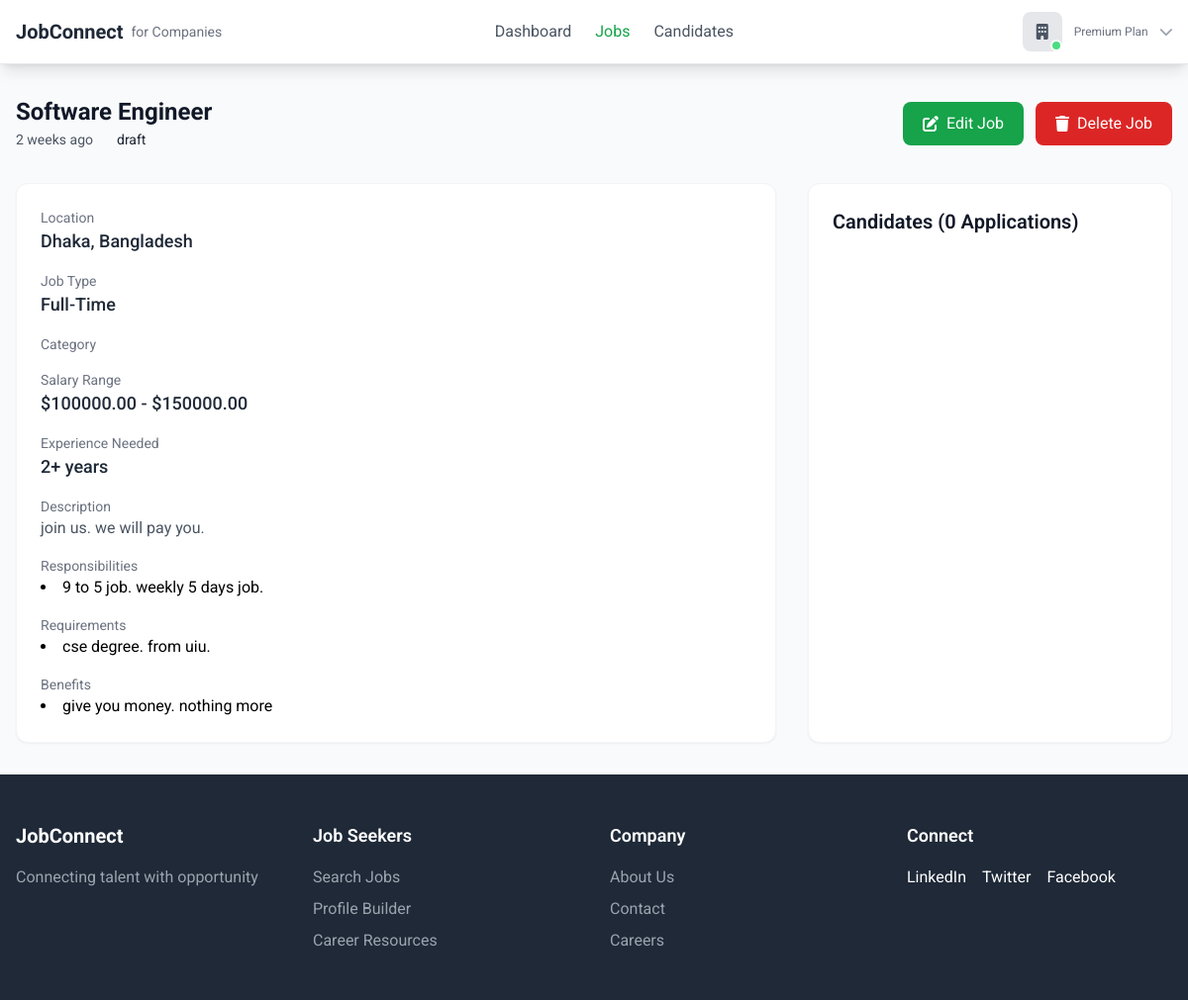
The page /company/jobs/view/1/ on the database as committed earlier.
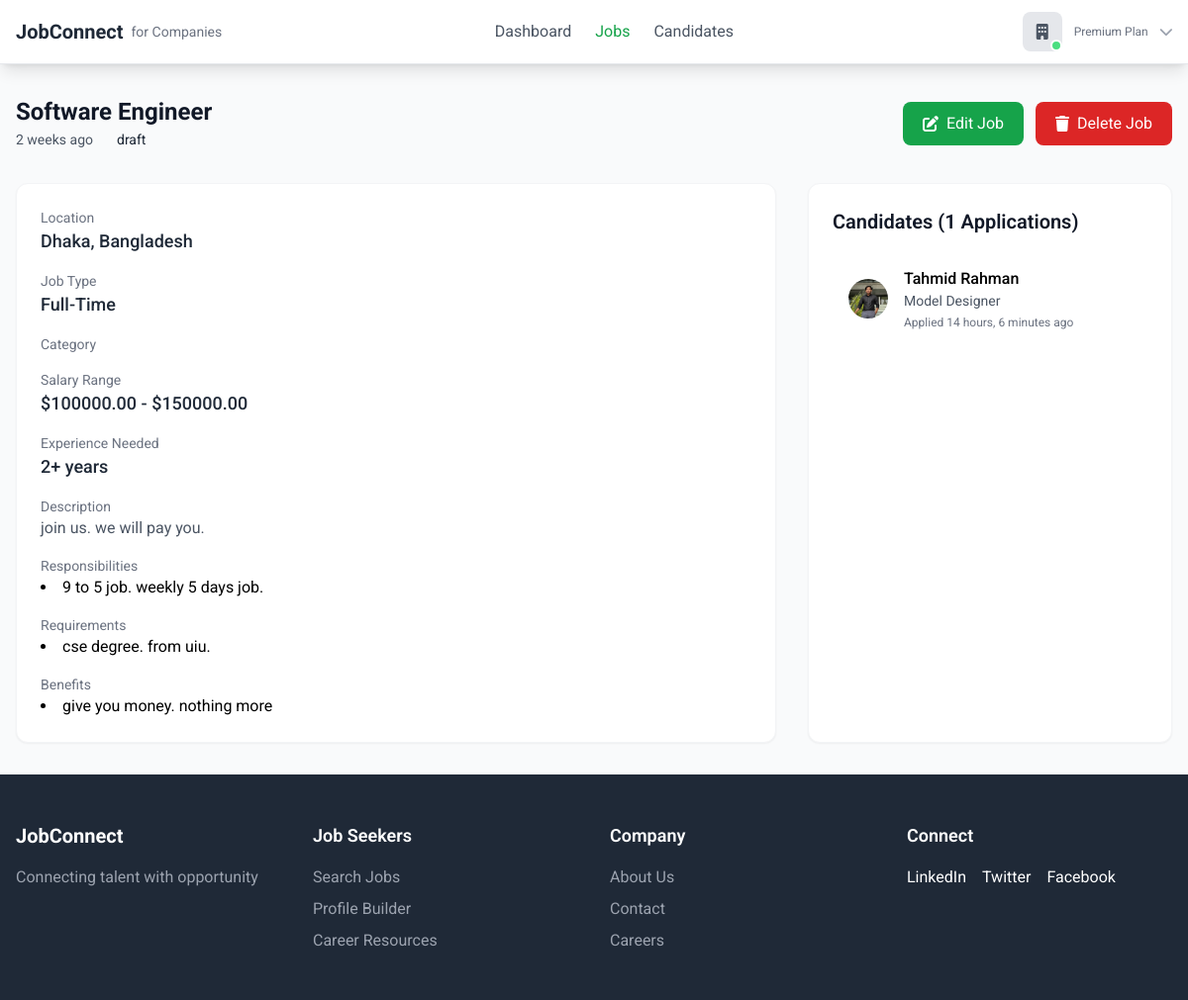
The same page on the database as committed later.
### employer/models.py (models this page shows, shortened)
class Job(models.Model):
    JOB_TYPE_CHOICES = [
        ('Full-Time', 'Full-Time'),
        ('Part-Time', 'Part-Time'),
        ('Contract', 'Contract'),
        ('Internship', 'Internship')
    ]
    STATUS_CHOICES = [
        ('Active', 'Active'),
        ('Draft', 'Draft'),
        ('Closed', 'Closed'),
    ]
    CATEGORY_CHOICES = [
        ('engineering', 'Engineering'),
        ('design', 'Design'),
        ('marketing', 'Marketing'),
    ]
    job_id = models.AutoField(primary_key=True)
    title = models.CharField(max_length=255)
    company = models.ForeignKey('Company', on_delete=models.CASCADE)
    location = models.CharField(max_length=255)
    job_type = models.CharField(max_length=20, choices=JOB_TYPE_CHOICES)
    posted_date = models.DateTimeField(auto_now_add=True)
    salary_min = models.DecimalField(max_digits=10, decimal_places=2)
    salary_max = models.DecimalField(max_digits=10, decimal_places=2)
    applications = models.IntegerField(default=0)
    exp_need = models.IntegerField(default=0)
    description = models.TextField()
    responsibilities = models.TextField()
    requirements = models.TextField()
    benefits = models.TextField()
    status = models.CharField(max_length=10, choices=STATUS_CHOICES, default='Draft')
    category = models.CharField(max_length=20, choices=CATEGORY_CHOICES)

class JobApplication(models.Model):
    application_id = models.AutoField(primary_key=True)
    job = models.ForeignKey('Job', on_delete=models.CASCADE)
    applicant = models.ForeignKey('jobseeker.Profile', on_delete=models.CASCADE)
    resume = models.FileField(upload_to='resumes/', null=True, blank=True)
    applied_date = models.DateTimeField(auto_now_add=True)

### jobseeker/models.py (models this page shows, shortened)
class Profile(models.Model):
    user = models.OneToOneField(CustomUser, on_delete=models.CASCADE, related_name='profile')
    profile_id = models.AutoField(primary_key=True)
    profile_picture = models.ImageField(upload_to='profile_pics/', blank=True, null=True,default='profile_pics/profile_1.png')
    first_name = models.CharField(max_length=50, blank=True, null=True)
    last_name = models.CharField(max_length=50, blank=True, null=True)
    job_title = models.CharField(max_length=100, blank=True, null=True)
    location = models.CharField(max_length=100, blank=True, null=True)
    about_me = models.TextField( blank=True, null=True)

### employer/views.py (the view)
# urls.py: path('jobs/view/<int:job_id>/', view_job, name='view_job'),
def view_job(request, job_id):
    job = get_object_or_404(Job, job_id=job_id)
    apl_cont = JobApplication.objects.filter(job=job).count()
    applicant = JobApplication.objects.filter(job=job).select_related('applicant').order_by('-applied_date')
    res_list = job.responsibilities.split("\n")
    req_list = job.requirements.split("\n")
    ben_list = job.benefits.split("\n")
    return render(request, 'employee/cmp_job_details.html',
                  {'job': job,'res_list':res_list,'req_list':req_list,
                   'apl_cont':apl_cont,'ben_list':ben_list,'cand_list':applicant})

### static/templates/employee/cmp_job_details.html (shortened to what the changed rows need)
{% extends 'base.html' %}
{% block content %}
<div class="max-w-7xl mx-auto px-4 py-8">
    <div class="flex flex-col md:flex-row justify-between items-start md:items-center mb-8">
        <div class="mb-4 md:mb-0">
            <h1 class="text-2xl font-bold text-gray-900">{{ job.title }}</h1>
            <div class="flex items-center space-x-4 jystify-center">
                <p class="text-sm text-gray-600">{{ job.posted_date|timesince }} ago</p>
                <p class="text-gray-600">
                    <span
                        class="px-2 py-1 {% if job.status == 'Draft' %}bg-gray-200{% elif job.status == 'Active' %}bg-green-200{% elif job.status == 'Closed' %}bg-red-200{% endif %} text-gray-800 rounded-full text-sm">{{job.status}}</span>
                </p>
            </div>
        </div>
    </div>
    <div class="grid grid-cols-1 lg:grid-cols-3 gap-8">
        <div class="lg:col-span-2 bg-white rounded-xl shadow-sm border border-gray-100 p-6">
            <div class="space-y-4">
                <div>
                    <p class="text-sm text-gray-500">Location</p>
                    <p class="text-lg font-medium text-gray-800">{{ job.location }}</p>
                </div>
                <div>
                    <p class="text-sm text-gray-500">Job Type</p>
                    <p class="text-lg font-medium text-gray-800">{{ job.job_type }}</p>
                </div>
                <div>
                    <p class="text-sm text-gray-500">Salary Range</p>
                    <p class="text-lg font-medium text-gray-800">${{ job.salary_min }} - ${{ job.salary_max }}</p>
                </div>
                <div>
                    <p class="text-sm text-gray-500">Experience Needed</p>
                    <p class="text-lg font-medium text-gray-800">{{ job.exp_need }}+ years</p>
                </div>
                <div>
                    <p class="text-sm text-gray-500">Description</p>
                    <p class="text-gray-600">{{ job.description }}</p>
                </div>
                <div>
                    <p class="text-gray-600">
                    <ul class="list-disc list-inside">
                        {% for item in res_list%}
                        <li>{{ item }}</li>
                        {% endfor %}
                    </ul>
                    </p>
                </div>
                <div>
                    <p class="text-gray-600">
                    <ul class="list-disc list-inside">
                        {% for item in req_list%}
                        <li>{{ item }}</li>
                        {% endfor %}
                    </ul>
                    </p>
                </div>
                <div>
                    <p class="text-gray-600">
                    <ul class="list-disc list-inside">
                        {% for item in ben_list%}
                        <li>{{ item }}</li>
                        {% endfor %}
                    </ul>
                    </p>
                </div>
            </div>
        </div>
        <div class="bg-white rounded-xl shadow-sm border border-gray-100 p-6">
            <h2 class="text-xl font-semibold text-gray-900 mb-4">Candidates ({{apl_cont}} Applications)</h2>
            <div class="overflow-y-auto max-h-[calc(100vh-300px)]">
                {% for cand in cand_list %}
                <a href="{% url 'jobseeker:resume_build' cand.applicant.profile_id %}"
                    class="flex items-center space-x-4 p-4 hover:bg-gray-50 rounded-lg cursor-pointer">
                    <div
                        class="h-10 w-10 rounded-full bg-gray-200 flex items-center justify-center object-cover overflow-hidden">
                        <img src="{{ cand.applicant.profile_picture.url }}" alt="Candidate Image">
                    </div>
                    <div class="flex-1">
                        <p class="font-medium hover:underline">
                            {% if cand.applicant.first_name %}
                            {{cand.applicant.first_name}}
                            {% endif %}
                            {% if cand.applicant.last_name %}
                            {{cand.applicant.last_name}}
                            {% endif %}
                        </p>
                        <p class="text-sm text-gray-600">
                            {% if cand.applicant.job_title %}
                            {{ cand.applicant.job_title}}
                            {% endif %}
                        </p>
                        <p class="text-xs text-gray-500 mt-1">Applied {{cand.applied_date|timesince}} ago</p>
                    </div>
                </a>
                {% endfor %}
            </div>
        </div>
    </div>
</div>
{% endblock content %}

Rows that differ between the two databases and show on the page:
added JobApplication: applicant.profile_picture (picture), applicant.first_name "Tahmid", applicant.last_name "Rahman", applicant.job_title "Model Designer", applied_date "14 hours, 6 minutes"
Other text that changed with them:
{{ apl_cont }}: "0" → "1"
